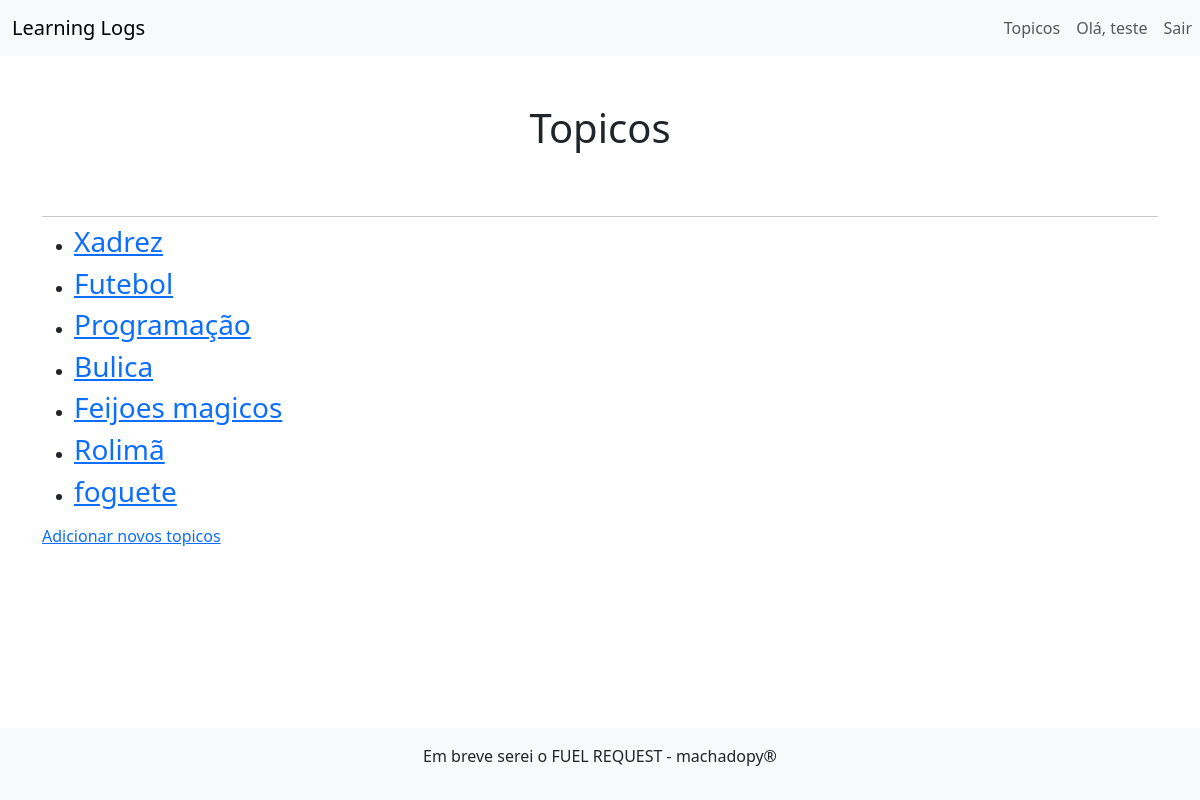
The page /topics/ (signed in) on the database its author committed.
### learning_logs/models.py (models this page shows)
class Topic(models.Model):
    text = models.CharField(max_length=64)
    date_added = models.DateTimeField(auto_now_add=True)
    owner = models.ForeignKey(User, on_delete=models.CASCADE)
    def __str__(self):
        return self.text

### learning_logs/views.py (the view)
# urls.py: path('topics/', views.topics, name = 'topics'),
@login_required
def topics(request):
    topics = Topic.objects.filter(owner=request.user).order_by('date_added')
    entries = Entry.objects.filter(topic__owner=request.user).order_by('date_added')
    context = {'topics': topics, 'entries': entries}
    return render(request, 'learning_logs/topics.html', context)

### learning_logs/templates/learning_logs/topics.html (shortened to what this page needs)
{% extends 'Learning_logs/base.html' %}
{% block header %}
    <h1>Topicos</h1>
{%endblock header%}
{% block content %}
<ul>
    {% for topic in topics %}
    <li>
        <h3>
            <a href="{% url 'topic' topic.id %}">{{ topic }}</a>
        </h3>
    </li>
    {% empty %}
    <li>Não há tópicos adicionados.</li>
    {% endfor %}
    </ul>
    <a href="{% url 'new_topic' %}">Adicionar novos topicos</a>
{% endblock content %}

### learning_logs/templates/learning_logs/base.html (shortened to what this page needs)
{% load django_bootstrap5 %}
<!DOCTYPE html>
<html lang="pt-BR">
<head>
    {% bootstrap_css %}
</head>
<body class="d-flex flex-column min-vh-100">
    <nav class="navbar navbar-expand-lg bg-body-tertiary">
        <div class="container-fluid">
            <a class="navbar-brand"  href="{% url 'index' %}">
                Learning Logs
            </a>
        </div>
            <div class="collapse navbar-collapse ms-4" id="navbarNav">
                <ul class="navbar-nav">
                    <li class="nav-item">
                        <a class="nav-link" href="{% url 'topics' %}">Topicos
                        </a>
                    </li>
                </ul>
                <ul class="navbar-nav">
                    {% if user.is_authenticated %}
                        <li class="nav-item">
                            <a class="nav-link text-nowrap">
                                Olá, {{user.username}}
                            </a>
                        </li>
                        <li class="nav-item">
                            <a class="nav-link" href="{% url 'logout' %}">
                                Sair
                            </a>
                        </li>
                    {% endif %}
                </ul>
            </div>
    </nav>
<div class="container">
    <div class="py-5 text-center mb-1">
        {% block header %}{% endblock header %}
    </div>
    <div class="border-top border-dark opacity-25 my-2"></div>
    <div>{% block content %}{% endblock content %}</div>
</div>
</body>
<footer class="text-center p-3 bg-body-tertiary mt-auto">
    <div class="container-fluid">
        <p>Em breve serei o FUEL REQUEST - machadopy®</p>
    </div>
</footer>
</html>

### rows shown on the page
Topic: text "Xadrez"
Topic: text "Futebol"
Topic: text "Programação"
Topic: text "Bulica"
Topic: text "Feijoes magicos"
Topic: text "Rolimã"
Topic: text "foguete"

### other values the page prints
{{ user.username }} "teste"
